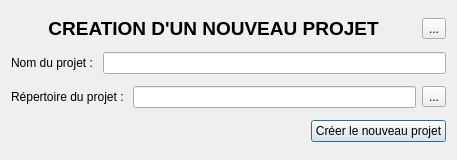
<?xml version="1.0" encoding="UTF-8"?>
<ui version="4.0">
 <class>nouveau_Projet</class>
 <widget class="QDialog" name="nouveau_Projet">
  <property name="geometry">
   <rect>
    <x>0</x>
    <y>0</y>
    <width>457</width>
    <height>160</height>
   </rect>
  </property>
  <property name="windowTitle">
   <string>Création d'un nouveau projet OPENJARDIN</string>
  </property>
  <layout class="QHBoxLayout" name="horizontalLayout_5">
   <item>
    <layout class="QVBoxLayout" name="verticalLayout">
     <item>
      <layout class="QHBoxLayout" name="horizontalLayout_4">
       <item>
        <widget class="QLabel" name="label_9">
         <property name="font">
          <font>
           <pointsize>14</pointsize>
           <weight>75</weight>
           <bold>true</bold>
          </font>
         </property>
         <property name="text">
          <string>CREATION D'UN NOUVEAU PROJET</string>
         </property>
         <property name="alignment">
          <set>Qt::AlignCenter</set>
         </property>
        </widget>
       </item>
       <item>
        <widget class="QToolButton" name="toolButton_quitter">
         <property name="text">
          <string>...</string>
         </property>
         <property name="icon">
          <iconset resource="../libreJardin.qrc">
           <normaloff>:/images/icones/quitter.png</normaloff>:/images/icones/quitter.png</iconset>
         </property>
         <property name="iconSize">
          <size>
           <width>24</width>
           <height>24</height>
          </size>
         </property>
        </widget>
       </item>
      </layout>
     </item>
     <item>
      <layout class="QHBoxLayout" name="horizontalLayout">
       <item>
        <widget class="QLabel" name="label">
         <property name="text">
          <string>Nom du projet : </string>
         </property>
        </widget>
       </item>
       <item>
        <widget class="QLineEdit" name="lineEdit_filename"/>
       </item>
      </layout>
     </item>
     <item>
      <layout class="QHBoxLayout" name="horizontalLayout_2">
       <item>
        <widget class="QLabel" name="label_2">
         <property name="text">
          <string>Répertoire du projet : </string>
         </property>
        </widget>
       </item>
       <item>
        <widget class="QLineEdit" name="lineEdit_repertoire"/>
       </item>
       <item>
        <widget class="QToolButton" name="toolButton_repertoire">
         <property name="text">
          <string>...</string>
         </property>
         <property name="icon">
          <iconset resource="../libreJardin.qrc">
           <normaloff>:/images/open_48.png</normaloff>:/images/open_48.png</iconset>
         </property>
         <property name="iconSize">
          <size>
           <width>24</width>
           <height>24</height>
          </size>
         </property>
        </widget>
       </item>
      </layout>
     </item>
     <item>
      <layout class="QHBoxLayout" name="horizontalLayout_3">
       <item>
        <spacer name="horizontalSpacer">
         <property name="orientation">
          <enum>Qt::Horizontal</enum>
         </property>
         <property name="sizeHint" stdset="0">
          <size>
           <width>40</width>
           <height>20</height>
          </size>
         </property>
        </spacer>
       </item>
       <item>
        <widget class="QPushButton" name="pushButton">
         <property name="text">
          <string>Créer le nouveau projet</string>
         </property>
         <property name="icon">
          <iconset resource="../libreJardin.qrc">
           <normaloff>:/images/Valider.png</normaloff>:/images/Valider.png</iconset>
         </property>
        </widget>
       </item>
      </layout>
     </item>
    </layout>
   </item>
  </layout>
 </widget>
 <resources>
  <include location="../libreJardin.qrc"/>
 </resources>
 <connections/>
</ui>
